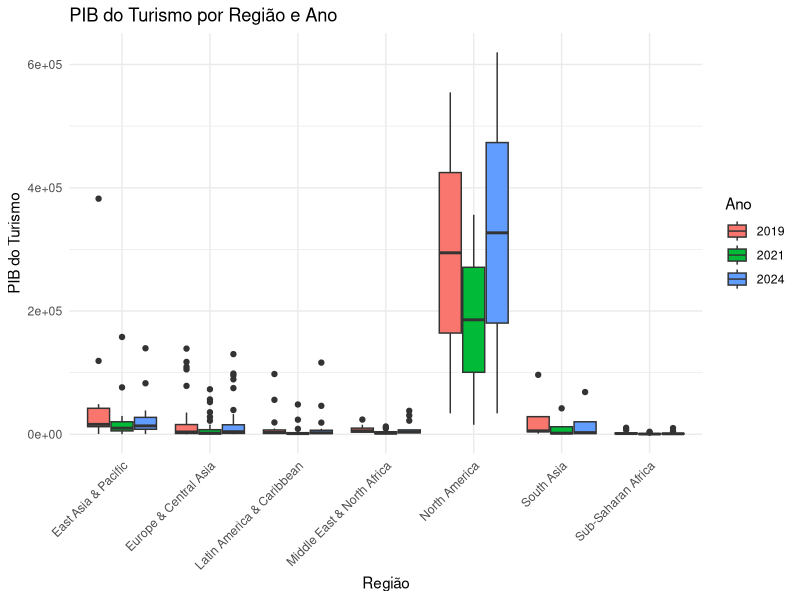
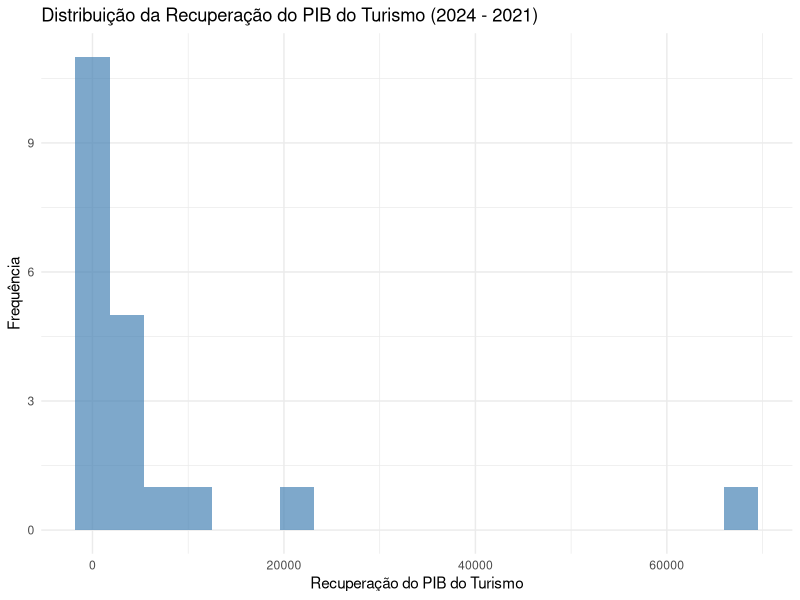

R code for these plots, in order:
## ---- chunk 1
setwd('/home/gabrielr/Documentos/UFMG/2026.1/ICD/Prática/Projeto/Data-Science-Project/')
## ---- chunk 2
# Carregando as bibliotecas principais
library(tidyverse)

# Lendo os dados brutos

df_turismo <- read.csv("Tourism Quality/Tourism Quality Data.csv", stringsAsFactors = T)

# Ajuste inicial de tipos de dados
df_turismo <- df_turismo %>%
  mutate(
    Ano = as.factor(Ano), # Transformando o Ano em fator (categoria)
    IncomeGroup = factor(IncomeGroup, 
                         levels = c("Low income", "Lower middle income", 
                                    "Upper middle income", "High income")) # Ordenando a renda
  )

# Visualização inicial da base final
glimpse(df_turismo)
## ---- chunk 3
unique(df_turismo$Ano)
## ---- chunk 4

ggplot(df_turismo, aes(x = Region, y = T.T.industry.GDP, fill = Ano)) +
  geom_boxplot(position = position_dodge(width = 0.8)) +
  theme_minimal() +
  theme(axis.text.x = element_text(angle = 45, hjust = 1)) +
  labs(
    title = "PIB do Turismo por Região e Ano",
    x = "Região",
    y = "PIB do Turismo"
  )


## ---- chunk 5

latin_rec <- df_turismo %>%
  filter(Region == "Latin America & Caribbean") %>%
  group_by(País, Ano) %>%
  summarise(
    gdp = mean(T.T.industry.GDP, na.rm = TRUE),
    .groups = "drop"
  ) %>%
  pivot_wider(names_from = Ano, values_from = gdp) %>%
  mutate(recuperacao = `2024` - `2021`) %>%
  arrange(desc(recuperacao))

glimpse(latin_rec)


## ---- chunk 6
ggplot(latin_rec, aes(x = recuperacao)) +
  geom_histogram(bins = 20, fill = "steelblue", alpha = 0.7) +
  theme_minimal() +
  labs(
    title = "Distribuição da Recuperação do PIB do Turismo (2024 - 2021)",
    x = "Recuperação do PIB do Turismo",
    y = "Frequência"
  )
## ---- chunk 7

medias_regiao <- df_turismo %>%
  group_by(Region, Ano) %>%
  summarise(
    Cultural_Demand = mean(Cultural.Demand, na.rm = TRUE),
    Natural_Demand = mean(Natural.Demand, na.rm = TRUE),
    Non_Leisure_Demand = mean(Non.Leisure.Demand, na.rm = TRUE),
    GDP_Tourism = mean(T.T.industry.GDP, na.rm = TRUE)
  ) %>%
  pivot_longer(-c(Region, Ano), names_to = "Indicador", values_to = "Media")
